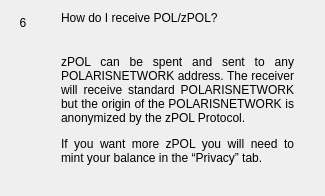
                  <widget class="QWidget" name="widgetFaq6" native="true">
                   <layout class="QHBoxLayout" name="horizontalpage_6" stretch="0,1">
                    <item alignment="Qt::AlignTop">
                     <widget class="QLabel" name="labelNumber6">
                      <property name="minimumSize">
                       <size>
                        <width>24</width>
                        <height>24</height>
                       </size>
                      </property>
                      <property name="maximumSize">
                       <size>
                        <width>16777215</width>
                        <height>24</height>
                       </size>
                      </property>
                      <property name="text">
                       <string>6</string>
                      </property>
                      <property name="alignment">
                       <set>Qt::AlignCenter</set>
                      </property>
                     </widget>
                    </item>
                    <item>
                     <layout class="QVBoxLayout" name="verticalLayoutpage_6">
                      <property name="spacing">
                       <number>0</number>
                      </property>
                      <property name="leftMargin">
                       <number>20</number>
                      </property>
                      <property name="rightMargin">
                       <number>20</number>
                      </property>
                      <item>
                       <widget class="QLabel" name="labelSubtitle6">
                        <property name="text">
                         <string>How do I receive POL/zPOL?</string>
                        </property>
                        <property name="wordWrap">
                         <bool>true</bool>
                        </property>
                       </widget>
                      </item>
                      <item>
                       <spacer name="verticalSpacer_60">
                        <property name="orientation">
                         <enum>Qt::Vertical</enum>
                        </property>
                        <property name="sizeType">
                         <enum>QSizePolicy::Fixed</enum>
                        </property>
                        <property name="sizeHint" stdset="0">
                         <size>
                          <width>20</width>
                          <height>30</height>
                         </size>
                        </property>
                       </spacer>
                      </item>
                      <item>
                       <widget class="QLabel" name="labelContent6">
                        <property name="text">
                         <string>
                           &lt;html&gt;&lt;head/&gt;&lt;body&gt;&lt;p align=&quot;justify&quot;&gt;
                           zPOL can be spent and sent to any POLARISNETWORK address. The receiver will
                           receive standard POLARISNETWORK but the origin of the POLARISNETWORK is anonymized by the zPOL Protocol.
                           &lt;/p&gt;&lt;p align=&quot;justify&quot;&gt;
                           If you want more zPOL you will need to mint your balance in the “Privacy” tab.
                           &lt;/p&gt;&lt;/body&gt;&lt;/html&gt;
                         </string>
                        </property>
                        <property name="alignment">
                         <set>Qt::AlignLeading|Qt::AlignLeft|Qt::AlignTop</set>
                        </property>
                        <property name="wordWrap">
                         <bool>true</bool>
                        </property>
                       </widget>
                      </item>
                      <item>
                       <spacer name="verticalSpacer_61">
                        <property name="orientation">
                         <enum>Qt::Vertical</enum>
                        </property>
                        <property name="sizeHint" stdset="0">
                         <size>
                          <width>20</width>
                          <height>20</height>
                         </size>
                        </property>
                       </spacer>
                      </item>
                     </layout>
                    </item>
                   </layout>
                  </widget>
